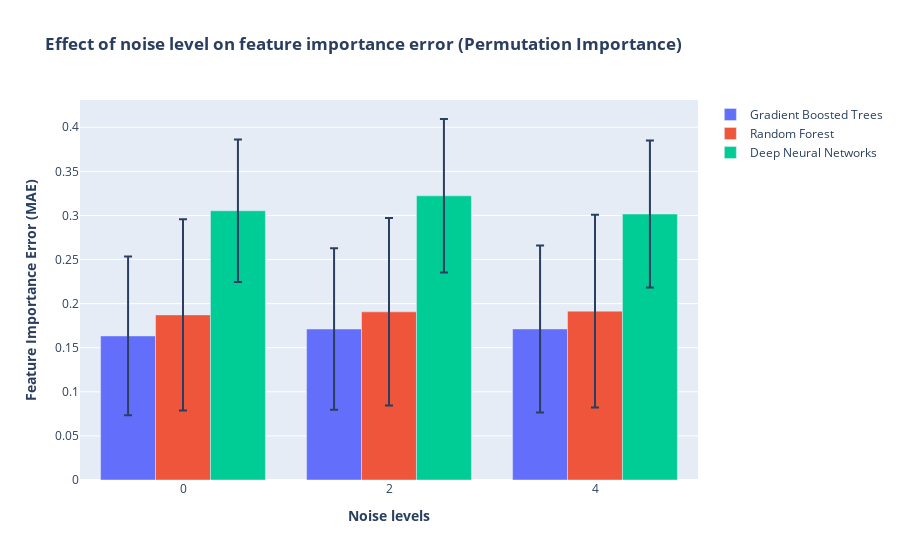

Here is the notebook cell this chart was saved with:
### Code cell
y = [gbpi_noise_mean,rfpi_noise_mean,dnnpi_noise_mean]
err = [gbpi_noise_std,rfpi_noise_std,dnnpi_noise_std]
name = ['Gradient Boosted Trees','Random Forest', 'Deep Neural Networks']

fig = make_subplots(specs=[[{"secondary_y": False}]])
figure_add_traces(noise, y, name, err)


# Add figure title
fig.update_layout(
    title_text="<b>Effect of noise level on feature importance error (Permutation Importance)</b>",
    barmode='group'
)
# fig.update_traces(texttemplate='%{text:.2s}', textposition='outside')
# fig.update_layout(uniformtext_minsize=8, uniformtext_mode='hide')


# Set x-axis title
fig.update_xaxes(title_text="<b>Noise levels</b>")

# Set y-axes titles
fig.update_yaxes(title_text="<b>Feature Importance Error (MAE)</b>", secondary_y=False)
#fig.update_yaxes(title_text="<b>SHAP Error</b>", secondary_y=True)


fig.show()

### Figure 1 — Plotly figure (JSON) as saved in the notebook; plotly's stock layout.template omitted (floating-point values rounded to 4 significant figures)
{"data": [{"error_y": {"array": [0.08997, 0.09149, 0.09471], "type": "data"}, "name": "Gradient Boosted Trees", "offsetgroup": "0", "showlegend": true, "type": "bar", "x": ["0", "2", "4"], "xaxis": "x", "y": [0.1634, 0.1712, 0.1713], "yaxis": "y"}, {"error_y": {"array": [0.1083, 0.1063, 0.1092], "type": "data"}, "name": "Random Forest", "offsetgroup": "1", "showlegend": true, "type": "bar", "x": ["0", "2", "4"], "xaxis": "x", "y": [0.1872, 0.1907, 0.1915], "yaxis": "y"}, {"error_y": {"array": [0.08076, 0.08709, 0.08327], "type": "data"}, "name": "Deep Neural Networks", "offsetgroup": "2", "showlegend": true, "type": "bar", "x": ["0", "2", "4"], "xaxis": "x", "y": [0.3053, 0.3223, 0.3016], "yaxis": "y"}], "layout": {"barmode": "group", "title": {"text": "<b>Effect of noise level on feature importance error (Permutation Importance)</b>"}, "xaxis": {"anchor": "y", "domain": [0, 1], "title": {"text": "<b>Noise levels</b>"}}, "yaxis": {"anchor": "x", "domain": [0, 1], "title": {"text": "<b>Feature Importance Error (MAE)</b>"}}}}
